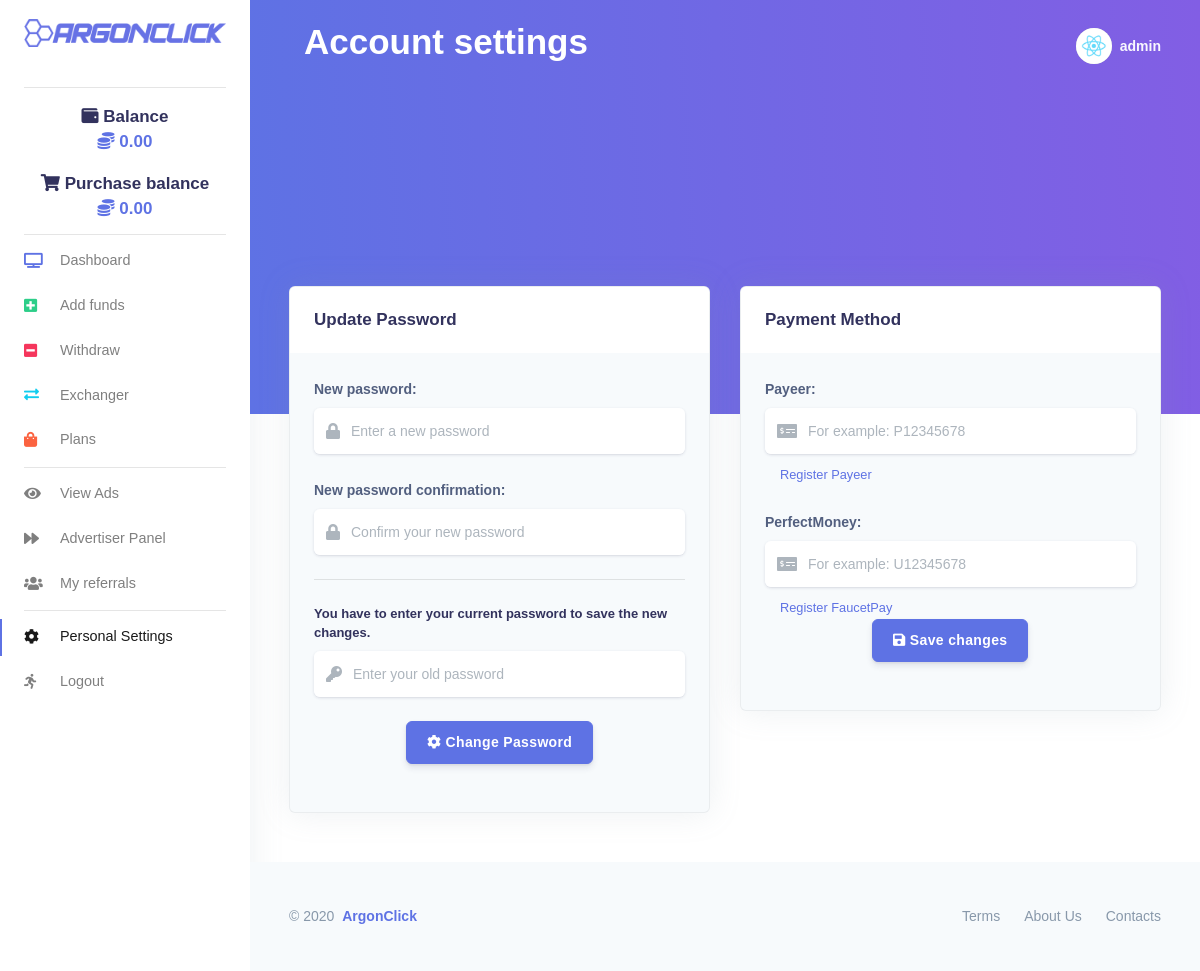
Page /settings/ (signed in) on the earlier database version.
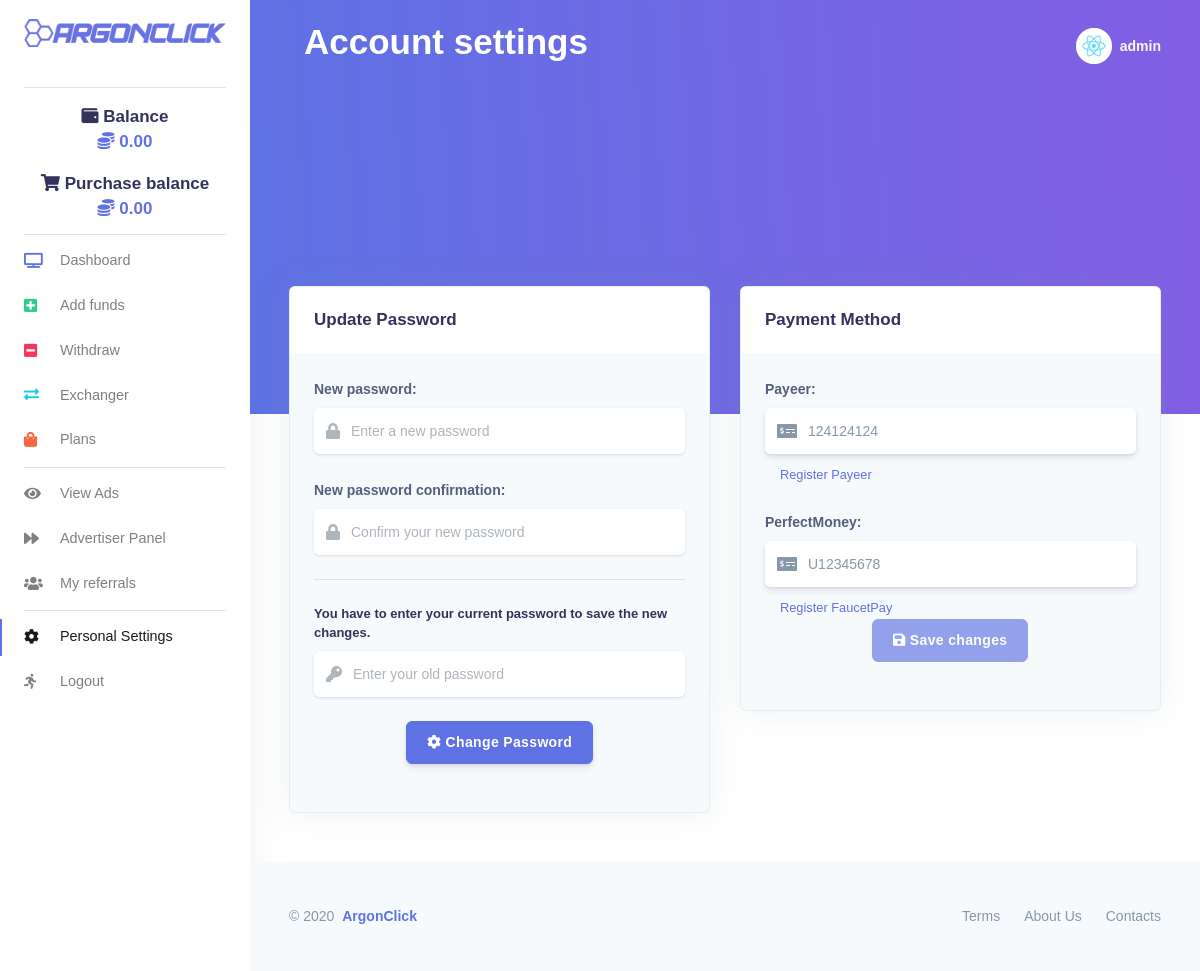
Same page on the later database version.
### frontend/models.py (models this page shows, shortened)
class Profile(models.Model):
    user = models.OneToOneField(User, on_delete=models.CASCADE)
    bio = models.TextField(max_length=500, blank=True)
    code = models.CharField(max_length=6, blank=True)
    recommended_by = models.ForeignKey(User, on_delete=models.CASCADE, blank=True, null=True, related_name="ref_by")
    balance = models.FloatField(default=0.00, max_length=7)
    purchase_balance = models.FloatField(default=0.00, max_length=7)
    click = models.IntegerField(default=0)
    per_hour = models.FloatField(default=0.00, max_length=7)
    profit = models.FloatField(default=0.00, max_length=7)
    alltime_earning = models.FloatField(default=0.00)
    investment_plans = models.TextField(blank=True, null=True)
    all_deposits = models.FloatField(default=0.00, max_length=7)
    earned_click = models.FloatField(default=0.00, max_length=7)
    deposit = models.FloatField(default=0.00, max_length=7)
    paid_out = models.FloatField(default=0.00, max_length=7)
    payeer = models.CharField(max_length=9, blank=True, null=True)
    perfectmoney = models.CharField(max_length=9, blank=True, null=True)
    created = models.DateTimeField(auto_now_add=True)
    plan_created = models.DateTimeField(auto_now_add=True)
    no_plan = models.IntegerField(default=0)
    no_ad = models.IntegerField(default=0)
    title = models.CharField(max_length=70, blank=True, null=True)
    url = models.URLField(blank=True, max_length=200)
    ads = models.TextField(blank=True, null=True)
    plans = models.TextField(blank=True, null=True)

### frontend/views.py (the view)
# urls.py: path('settings/', views.settings, name="settings_page"),
@login_required(login_url='login_page')
def settings(request, *args, **kwargs):
    user_obj = User.objects.get(username=str(request.user.username))
    profile = Profile.objects.get(user=user_obj)
    if request.method == 'POST':
        form = PasswordChangingForm(request.user, request.POST)
        payment_form = PaymentForm(request.POST, instance=request.user.profile)
        if form.is_valid():
            user = form.save()
            update_session_auth_hash(request, user)
            messages.success(request, 'Your password was successfully updated!')
            return redirect('/account/')
        else:
            messages.error(request, 'Please correct the error below.')
        if payment_form.is_valid():
            payment_form.save()
            messages.success(request, 'Your wallet was successfully linked!')
            return redirect('/account/')
        else:
            messages.error(request, 'Please correct the error below.')
    else:
        payment_form = PaymentForm(instance=request.user.profile)
        form = PasswordChangingForm(request.user)
    return render(request, 'frontend/settings.html', {"profile": profile, "form": form, "payment_form": payment_form })

### frontend/forms.py
class PasswordChangingForm(PasswordChangeForm):
    old_password = forms.CharField(max_length=20, min_length=6, widget=forms.PasswordInput(attrs={'placeholder': u'Enter your old password', "class": "form-control", "type": "password", "id": "new", "name": "new", "required": ""}))
    new_password1 = forms.CharField(max_length=20, min_length=6, widget=forms.PasswordInput(attrs={'placeholder': u'Enter a new password', "class": "form-control", "type": "password", "id": "new", "name": "new", "required": ""}))
    new_password2 = forms.CharField(max_length=20, min_length=6, widget=forms.PasswordInput(attrs={'placeholder': u'Confirm your new password', "class": "form-control", "type": "password", "id": "new", "name": "new", "required": ""}))

### frontend/templates/frontend/settings.html (shortened to what the changed rows need)
{% load i18n static %}<!DOCTYPE html>
{% load static %}
{% load compress %}
{% get_current_language as LANGUAGE_CODE %}{% get_current_language_bidi as LANGUAGE_BIDI %}
<html lang="{{ LANGUAGE_CODE|default:"en-us" }}" {% if LANGUAGE_BIDI %}dir="rtl"{% endif %}>
<head>
    {% compress css %}
    <link rel="stylesheet" type="text/css" href="{% static 'css/css.css' %}" charset="utf-8">
    <link rel="stylesheet" href="https://cdnjs.cloudflare.com/ajax/libs/font-awesome/5.5.0/css/all.css" type="text/css" charset="utf-8">
    <link rel="stylesheet" href="https://appsrv1-147a1.kxcdn.com/black-dashboard/css/nucleo-icons.min.css" type="text/css" charset="utf-8">
    <link rel="stylesheet" type="text/css" href="{% static 'css/argon-dashboard.css' %}" charset="utf-8">
    <link rel="stylesheet" type="text/css" href="{% static 'css/animate.css' %}" charset="utf-8">
    {% endcompress %}
</head>
{% load i18n %}
<body class="">
<nav class="navbar navbar-vertical fixed-left navbar-expand-md navbar-light bg-white" id="sidenav-main">
  <div class="container-fluid">
<div class="collapse navbar-collapse" id="sidenav-collapse-main">
      <ul id="wallet-shopping" class="navbar-nav">
           <div class="text-center mt-4">
                    <h3><i class="fas fa-wallet"></i> Balance</h3>
                    <div class="h3 font-weight-bold text-primary mt--2"> <i class="fas fa-coins"></i>  {{ profile.balance|floatformat:2 }}</div>
                  </div>
             <div class="text-center mt-2">
                    <h3><i class="fas fa-shopping-cart"></i> Purchase balance</h3>
                    <div class="h3 font-weight-bold text-primary mt--2"> <i class="fas fa-coins"></i>  {{ profile.purchase_balance|floatformat:2}}</div>
                  </div>
      </ul>
    </div>
    </div>
</nav>
<div class="main-content">
  <nav class="navbar navbar-top navbar-expand-md navbar-dark" id="navbar-main">
    <div class="container-fluid">
      <div class="col">
           <h1 class="display-3 text-white">Account settings</h1>
      </div>
    </div>
  </nav>
  <div class="container-fluid mt--8">
    <div class="row">
      <div class="col-xl-6 order-xl-2 mb-5 mb-xl-0">
        <div class="card bg-secondary shadow">
          <div class="card-body">
              <form method="POST">
                  <div class="form-group">
                  <div class="input-group input-group-alternative mb-3">
                    <div class="input-group-prepend">
                      <span class="input-group-text"><i class="fas fa-money-check-alt"></i></span>
                    </div>
                    {{ payment_form.payeer }}
                  </div>
                </div>
              <br />
                  <div class="form-group">
                  <div class="input-group input-group-alternative mb-3">
                    <div class="input-group-prepend">
                      <span class="input-group-text"><i class="fas fa-money-check-alt"></i></span>
                    </div>
                    {{ payment_form.perfectmoney }}
                  </div>
                </div>
                </form>
          </div>
        </div>
      </div>
    </div>
  </div>
</div>
</body></html>

Differences in the rows shown:
changed Profile: payeer (not shown) → "124124124"; perfectmoney (not shown) → "U12345678"
